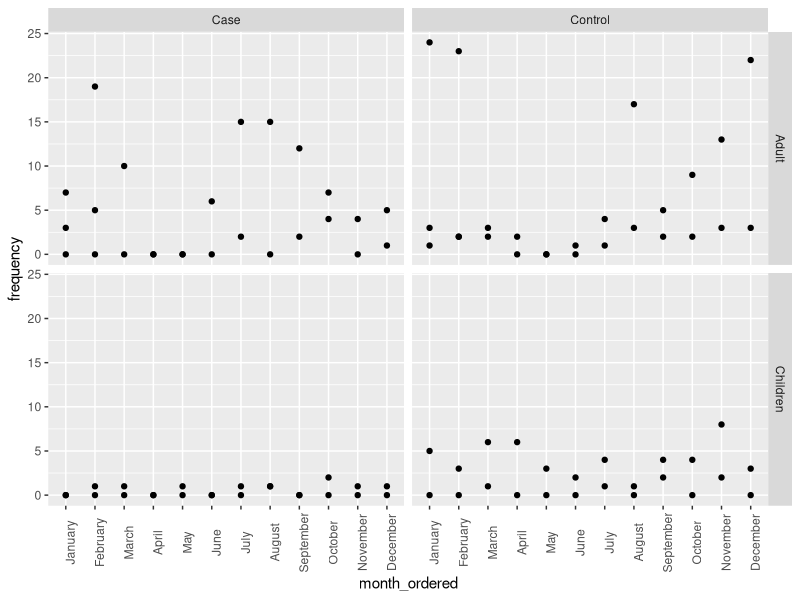
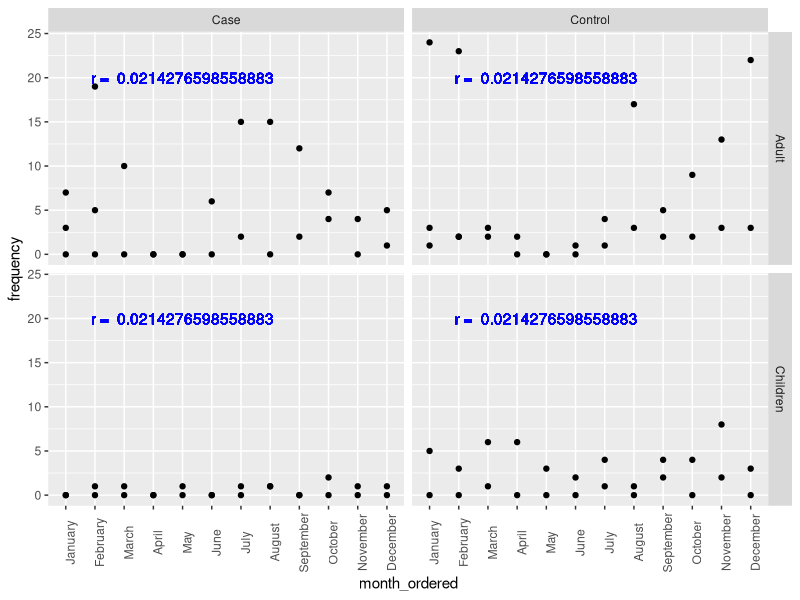
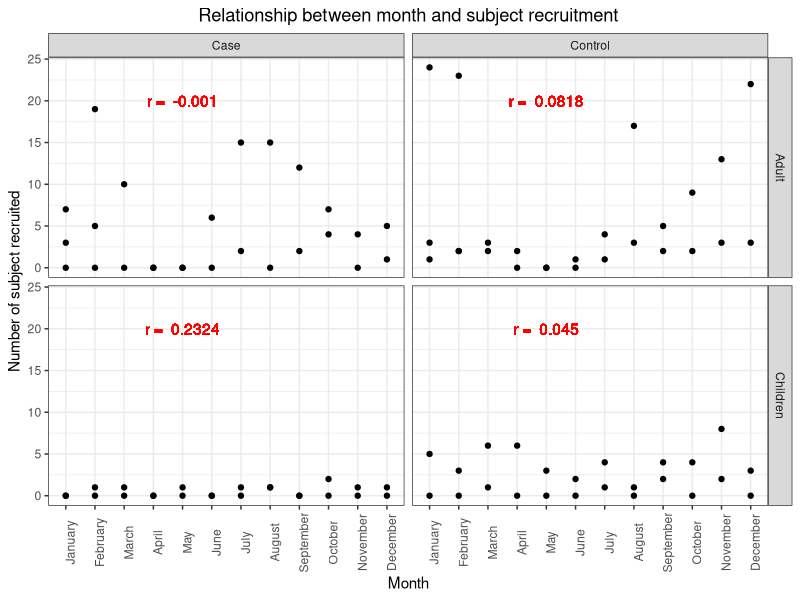
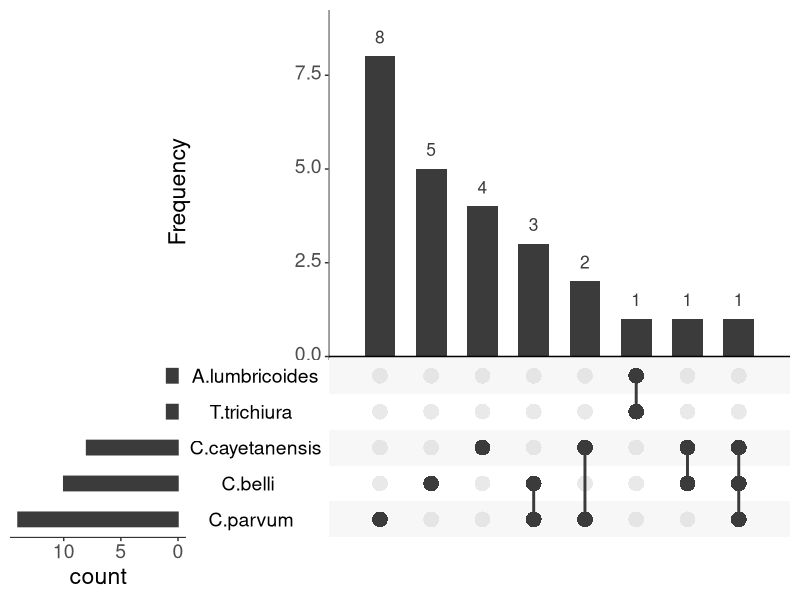
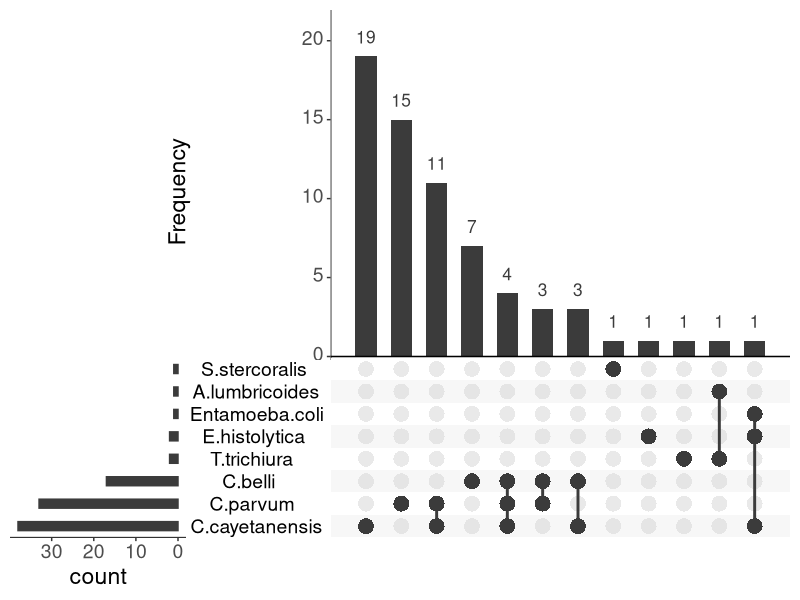
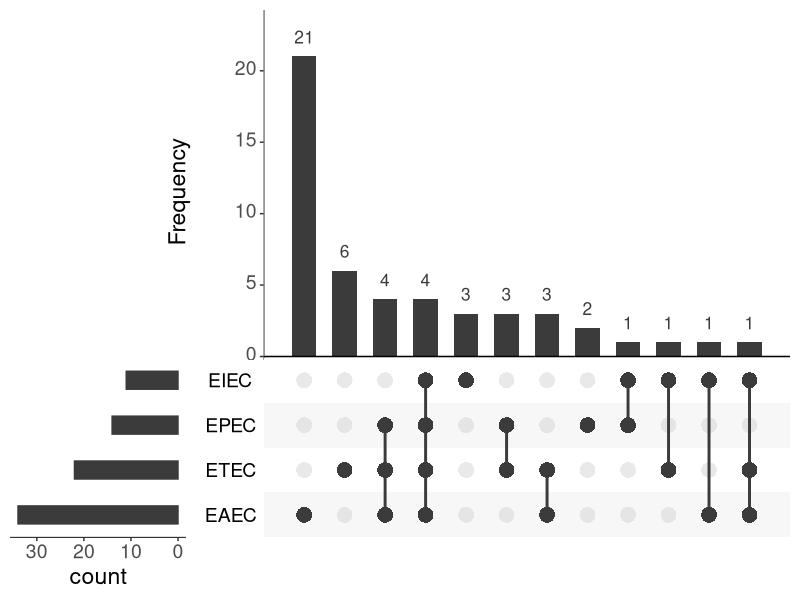
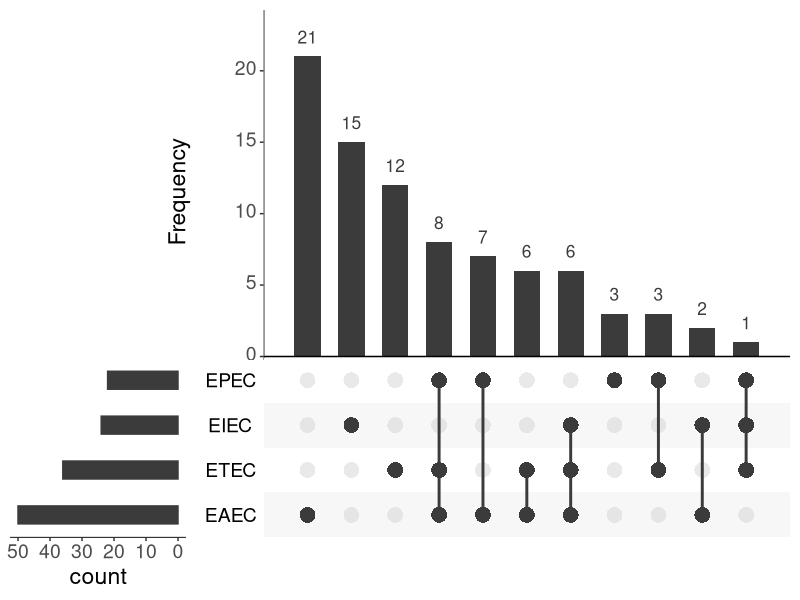
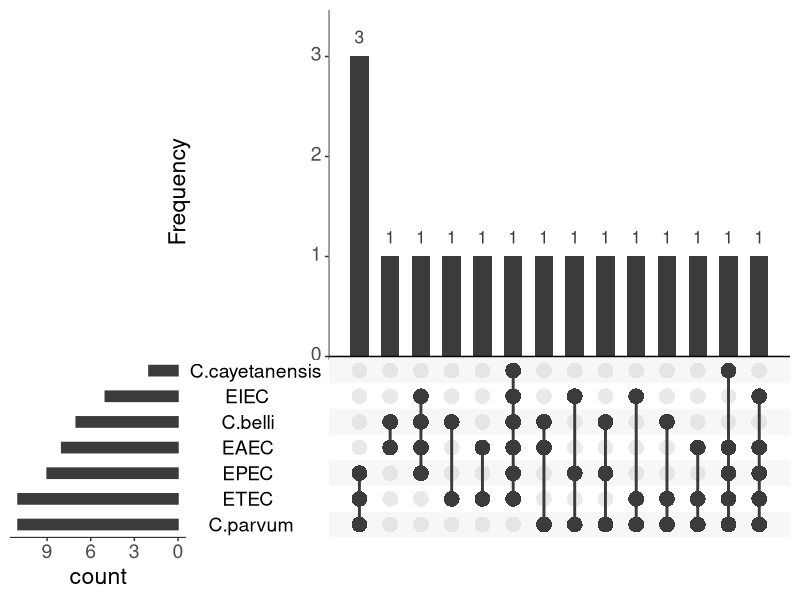

R code for these plots, in order:
# load library
library(tidyverse)
library(ggthemes)
library(UpSetR)
library(readxl)
library(gridExtra)
# import data==================================================================
getwd()
data <- read_excel("Niyi_analysis/data/Niyi_tidy_data.xlsx", sheet = 1)

# view data====================================================================

data
glimpse(data)

# data visualisation============================================================

data <- data %>% mutate(month_ordered = reorder(month, month_numeric))
glimpse(data)

data %>% ggplot(aes(x = month_ordered, y = frequency)) +
  geom_point() +
  facet_grid(subject~group) +
  theme(axis.text.x = element_text(angle = 90))


#statistical analysis: Corr plot==============================================

data %>% mutate(r = cor(frequency, month_numeric)) %>% 
  ggplot(aes(x = month_ordered, y = frequency)) +
  geom_point() +
  facet_grid(subject~group) +
  geom_text(aes(x = 5, y = 20, label= paste("r = ", r)), col = "blue")+
  theme(axis.text.x = element_text(angle = 90))
#===============================================================================

corr_data <- data %>% 
  group_by(subject,group) %>% 
  mutate(r = cor(frequency, month_numeric)) %>% 
  ungroup() 

#==============================================================================
options(digits = 4)
corr_data %>% 
  ggplot(aes(x = month_ordered, y = frequency)) +
  geom_point() +
  facet_grid(subject~group) +
  geom_text(aes(x = 5, y = 20, label= paste("r = ", round(r, 4))), col = "red")+
  xlab("Month")+
  ylab("Number of subject recruited")+
  ggtitle("Relationship between month and subject recruitment") +
  theme_bw()+
  theme(axis.text.x = element_text(angle = 90),
        plot.title = element_text(hjust=0.5))
#==============================================================================

#========================Upsett Plot==============================================
#1.

parasite_detection_case <- read_excel("Niyi_analysis/data/HD dataset for plots.xlsx", sheet = 3)

glimpse(parasite_detection_case)

parasite_detection_case

input_1 <- c(C.parvum = 8,
            C.belli = 5,
            C.cayetanensis = 4,
            A.lumbricoides = 0,
            T.trichiura = 0,
            "A.lumbricoides&T.trichiura" = 1,
            "C.parvum&C.cayetanensis" = 2,
            "C.parvum&C.belli" = 3,
            "C.belli&C.cayetanensis" = 1,
            "C.parvum&C.belli&C.cayetanensis" = 1)


upset(fromExpression(input_1), 
      nintersects = 10, 
      nsets = 5, 
      order.by = "freq", 
      decreasing = T,
      mb.ratio = c(0.6, 0.4),
      number.angles = 0, 
      text.scale = 2, 
      point.size = 5.0, 
      line.size = 1,
      mainbar.y.label = "Frequency",
      sets.x.label = "count")

#2. 

parasite_detection_control <- read_excel("Niyi_analysis/data/HD dataset for plots.xlsx", sheet = 4)

glimpse(parasite_detection_control)

parasite_detection_control

input_2<- c(C.parvum = 15,
            S.stercoralis = 1,
            E.histolytica = 1,
             C.belli = 7,
             C.cayetanensis = 19,
             A.lumbricoides = 0,
             T.trichiura = 1,
            Entamoeba.coli = 0,
             "A.lumbricoides&T.trichiura" = 1,
             "C.parvum&C.cayetanensis" = 11,
             "C.parvum&C.belli" = 3,
             "C.belli&C.cayetanensis" = 3,
            "E.histolytica&Entamoeba.coli&C.cayetanensis" = 1,
             "C.parvum&C.belli&C.cayetanensis" = 4)


upset(fromExpression(input_2), 
      nintersects = 14, 
      nsets = 8, 
      order.by = "freq", 
      decreasing = T,
      mb.ratio = c(0.6, 0.4),
      number.angles = 0, 
      text.scale = 2, 
      point.size = 5.0, 
      line.size = 1,
      mainbar.y.label = "Frequency",
      sets.x.label = "count")

#3.

DEC_case <- read_excel("Niyi_analysis/data/HD dataset for plots.xlsx", sheet = 5)

glimpse(DEC_case)

DEC_case

input_3<- c(EAEC= 21,
            EIEC = 3,
            EPEC = 2,
            ETEC = 6,
            "EIEC&ETEC" = 1,
            "EIEC&EAEC" = 1,
            "EPEC&ETEC" = 3,
            "EPEC&EIEC" = 1,
            "ETEC&EAEC" = 3,
            "EPEC&ETEC&EAEC" = 4,
            "EAEC&EIEC&ETEC" = 1,
            "EAEC&EIEC&EPEC&ETEC" = 4)


upset(fromExpression(input_3), 
      nintersects = 12, 
      nsets = 4, 
      order.by = "freq", 
      decreasing = T,
      mb.ratio = c(0.6, 0.4),
      number.angles = 0, 
      text.scale = 2, 
      point.size = 5.0, 
      line.size = 1,
      mainbar.y.label = "Frequency",
      sets.x.label = "count")

#4. 

DEC_control <- read_excel("Niyi_analysis/data/HD dataset for plots.xlsx", sheet = 6)

glimpse(DEC_control)

DEC_control

input_4<- c(EAEC= 21,
            EIEC = 8,
            EPEC = 3,
            ETEC = 12,
            "EAEC&EIEC" = 2,
            "EAEC&EPEC" = 7,
            "EAEC&ETEC" = 6,
            "EIEC&STEC" = 7,
            "EPEC&ETEC" = 3,
            "EAEC&EIEC&ETEC" = 6,
            "EAEC&EPEC&ETEC" = 8,
            "EPEC&EIEC&ETEC" = 1)


upset(fromExpression(input_4), 
      nintersects = 12, 
      nsets = 4, 
      order.by = "freq", 
      decreasing = T,
      mb.ratio = c(0.6, 0.4),
      number.angles = 0, 
      text.scale = 2, 
      point.size = 5.0, 
      line.size = 1,
      mainbar.y.label = "Frequency",
      sets.x.label = "count")

#5.
bact_para_coinfection_case <- read_excel("Niyi_analysis/data/HD dataset for plots.xlsx", sheet = 7)

glimpse(bact_para_coinfection_case)

bact_para_coinfection_case


input_5<- c(EAEC= 0,
            EIEC = 0,
            EPEC = 0,
            ETEC = 0,
            C.parvum = 0,
            C.belli = 0,
            C.cayetanensis = 0,
            "C.belli&EAEC" = 1,
            "C.belli&ETEC"= 1,
            "C.belli&C.parvum&ETEC" = 1,
            "C.belli&C.parvum&EPEC" = 1,
            "C.belli&C.parvum&EAEC" = 1,
            "C.parvum&ETEC&EPEC" = 3,
            "C.parvum&EPEC&EIEC" = 1,
            "C.parvum&ETEC&EAEC" = 1,
            "C.parvum&ETEC&EIEC" = 1,
            "C.cayetanesis&ETEC&EAEC" = 1,
            "C.belli&EAEC&EPEC&EIEC" = 1,
            "C.parvum&EAEC&EIEC&EPEC&ETEC" = 1,
            "C.parvum&C.cayetanensis&EAEC&EPEC&ETEC" = 1,
            "C.belli&C.cayetanensis&EAEC&EPEC&EIEC&ETEC" = 1)


upset(fromExpression(input_5), 
      nintersects = 21, 
      nsets = 7, 
      order.by = "freq", 
      decreasing = T,
      mb.ratio = c(0.6, 0.4),
      number.angles = 0, 
      text.scale = 2, 
      point.size = 5.0, 
      line.size = 1,
      mainbar.y.label = "Frequency",
      sets.x.label = "count")

# 6.
bact_para_coinfection_control <- read_excel("Niyi_analysis/data/HD dataset for plots.xlsx", sheet = 8)

glimpse(bact_para_coinfection_control)

head(bact_para_coinfection_control, 20)


input_6<- c(EAEC= 0,
            EIEC = 0,
            EPEC = 0,
            ETEC = 0,
            C.parvum = 0,
            C.belli = 0,
            C.cayetanensis = 0,
            E.histolytica = 0,
            Entamoeba.coli = 0,
            "C.parvum&EAEC" = 3,
            "C.parvum&EIEC" = 1,
            "C.parvum&ETEC" = 1,
            "C.cayetanensis&ETEC" = 6,
            "C.cayetanensis&EPEC" = 1,
            "C.belli&EAEC" = 1,
            "C.parvum&EIEC&ETEC" = 2,
            "C.parvum&EAEC&ETEC" = 3,
            "C.parvum&C.cayetanensis&EIEC" = 1,
            "C.parvum&C.cayetanensis&EAEC" = 1,
            "C.parvum&C.belli&EAEC" = 1,
            "C.belli&EAEC&EPEC" = 1,
            "C.belli&EIEC&ETEC" = 1,
            "C.belli&C.cayetanensis&EPEC" = 1,
            "C.belli&C.cayetanensis&EAEC" = 1,
            "C.cayetanensis&EAEC&EIEC"  = 1,
            "C.cayetanensis&EIEC&ETEC"  = 1,
             "C.cayetanensis&EAEC&EPEC" = 1,
             "E.histolytica&EAEC&ETEC"   = 1,
            "C.parvum&C.belli&EAEC&EPEC"  = 1 )


upset(fromExpression(input_6), 
      nintersects = 30, 
      nsets = 9, 
      order.by = "freq", 
      decreasing = T,
      mb.ratio = c(0.6, 0.4),
      number.angles = 0, 
      text.scale = 2, 
      point.size = 5.0, 
      line.size = 1,
      mainbar.y.label = "Frequency",
      sets.x.label = "count")


##---------------------------------------------------------------------------
